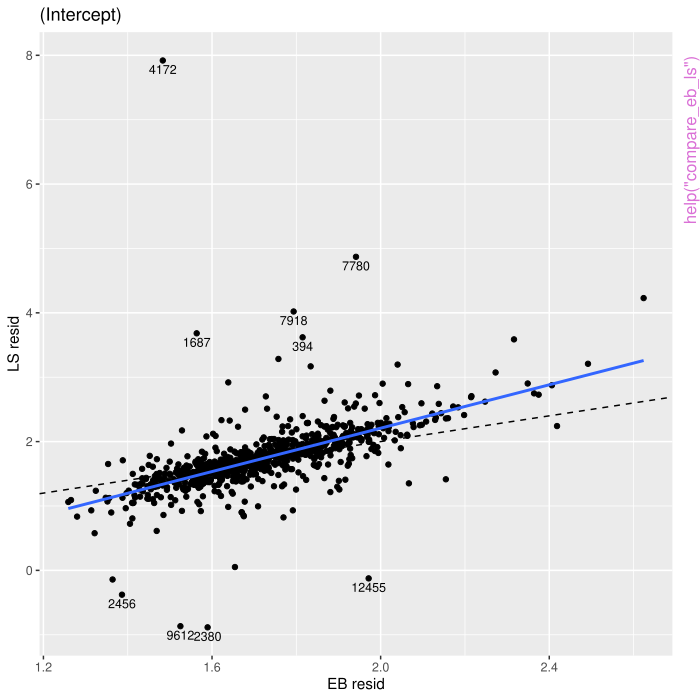

Recreate this plot in R.
pkgname <- "HLMdiag"
source(file.path(R.home("share"), "R", "examples-header.R"))
options(warn = 1)
library('HLMdiag')

base::assign(".oldSearch", base::search(), pos = 'CheckExEnv')
base::assign(".old_wd", base::getwd(), pos = 'CheckExEnv')
cleanEx()
nameEx("HLMresid.mer")
### * HLMresid.mer

flush(stderr()); flush(stdout())

### Name: HLMresid.default
### Title: Calculating residuals from HLMs
### Aliases: HLMresid.default HLMresid.mer HLMresid HLMresid.lmerMod
### Keywords: models regression

### ** Examples

## Not run: 
##D data(sleepstudy, package = "lme4")
##D fm1 <- lme4::lmer(Reaction ~ Days + (Days|Subject), sleepstudy)
##D 
##D # level-1 residuals
##D all.equal(HLMresid(object = fm1, level = 1, type = "EB"), resid(fm1)) ## EB
##D r1LS <- HLMresid(object = fm1, level = 1, type = "LS") ## raw LS resids
##D head(r1LS)
##D r1LS.std <- HLMresid(object = fm1, level = 1, type = "LS", standardize = TRUE) ## std. LS resids
##D head(r1LS.std)
##D 
##D # level-2 residuals
##D all.equal(r2EB <- HLMresid(object = fm1, level = "Subject", type = "EB"), 
##D                            lme4::ranef(fm1)[["Subject"]])
##D r2EB.std <- HLMresid(object = fm1, level = "Subject", type = "EB", standardize = TRUE)
##D head(r2EB)
##D head(r2EB.std)
##D 
##D # marginal residuals
##D mr <- HLMresid(object = fm1, level = "marginal")
##D cholr <- HLMresid(object = fm1, level = "marginal", standardize = TRUE) # Cholesky residuals
## End(Not run)



cleanEx()
nameEx("adjust_lmList.formula")
### * adjust_lmList.formula

flush(stderr()); flush(stdout())

### Name: adjust_lmList.formula
### Title: Fitting Common Models via 'lm'
### Aliases: adjust_lmList.formula adjust_lmList
###   adjust_lmList,formula,data.frame-method
### Keywords: models regression

### ** Examples


data(Exam, package = 'mlmRev')
sepLM <- adjust_lmList(normexam ~ standLRT + sex + schgend | school, data = Exam)
confint(sepLM)




cleanEx()
nameEx("case_delete.mer")
### * case_delete.mer

flush(stderr()); flush(stdout())

### Name: case_delete.default
### Title: Case Deletion for 'mer'/'lmerMod' objects
### Aliases: case_delete.default case_delete.mer case_delete
###   case_delete.lmerMod case_delete.lme
### Keywords: models regression

### ** Examples

data(sleepstudy, package = 'lme4')
fm <- lme4::lmer(Reaction ~ Days + (Days|Subject), sleepstudy)

# Deleting every Subject
fmDel <- case_delete(model = fm, level = "Subject", type = "both")

# Deleting only subject 308
del308 <- case_delete(model = fm, level = "Subject", type = "both", delete = 308)

# Deleting a subset of subjects
delSubset <- case_delete(model = fm, level = "Subject", type = "both", delete = 308:310)




cleanEx()
nameEx("compare_eb_ls")
### * compare_eb_ls

flush(stderr()); flush(stdout())

### Name: compare_eb_ls
### Title: Visually comparing shrinkage and LS estimates
### Aliases: compare_eb_ls

### ** Examples


wages.fm1 <- lme4::lmer(lnw ~ exper + (exper | id), data = wages)
wages.sepLM <- adjust_lmList(lnw ~ exper | id, data = wages)
rancoef.eb <- coef(wages.fm1)$id
rancoef.ols <- coef(wages.sepLM)
compare_eb_ls(eb = rancoef.eb, ols = rancoef.ols, identify = 0.01)




cleanEx()
nameEx("cooks.distance")
### * cooks.distance

flush(stderr()); flush(stdout())

### Name: mdffits.default
### Title: Influence on fixed effects of HLMs
### Aliases: mdffits.default cooks.distance.mer cooks.distance
###   cooks.distance.lmerMod cooks.distance.lme mdffits.mer mdffits
###   mdffits.lmerMod mdffits.lme
### Keywords: models regression

### ** Examples

data(sleepstudy, package = 'lme4')
ss <- lme4::lmer(Reaction ~ Days + (Days | Subject), sleepstudy)

# Cook's distance for individual observations
ss.cd.lev1 <- cooks.distance(ss)

# Cook's distance for each Subject
ss.cd.subject <- cooks.distance(ss, level = "Subject")

## Not run: 
##D data(Exam, package = 'mlmRev')
##D fm <- lme4::lmer(normexam ~ standLRT * schavg + (standLRT | school), Exam)
##D 
##D # Cook's distance for individual observations
##D cd.lev1 <- cooks.distance(fm)
##D 
##D # Cook's distance for each school
##D cd.school <- cooks.distance(fm, level = "school")
##D 
##D # Cook's distance when school 1 is deleted
##D cd.school1 <- cooks.distance(fm, level = "school", delete = 1)
##D 
## End(Not run)


# MDFFITS  for individual observations
ss.m1 <- mdffits(ss)

# MDFFITS for each Subject
ss.m.subject <- mdffits(ss, level = "Subject")

## Not run: 
##D   
##D 
##D # MDFFITS  for individual observations
##D m1 <- mdffits(fm)
##D 
##D # MDFFITS for each school
##D m.school <- mdffits(fm, level = "school")
## End(Not run)



cleanEx()
nameEx("covratio")
### * covratio

flush(stderr()); flush(stdout())

### Name: covratio.default
### Title: Influence on precision of fixed effects in HLMs
### Aliases: covratio.default covtrace.default covratio.mer covratio
###   covratio.lmerMod covratio.lme covtrace.mer covtrace covtrace.lmerMod
###   covtrace.lme
### Keywords: models regression

### ** Examples


data(sleepstudy, package = 'lme4')
ss <- lme4::lmer(Reaction ~ Days + (Days | Subject), data = sleepstudy)

# covratio for individual observations
ss.cr1 <- covratio(ss)

# covratio for subject-level deletion
ss.cr2 <- covratio(ss, level = "Subject")

## Not run: 
##D ## A larger example
##D data(Exam, package = 'mlmRev')
##D fm <- lme4::lmer(normexam ~ standLRT * schavg + (standLRT | school), data = Exam)
##D 
##D # covratio for individual observations
##D cr1 <- covratio(fm)
##D 
##D # covratio for school-level deletion
##D cr2 <- covratio(fm, level = "school")
## End(Not run)

# covtrace for individual observations
ss.ct1 <- covtrace(ss)

# covtrace for subject-level deletion
ss.ct2 <- covtrace(ss, level = "Subject")

## Not run: 
##D ## Returning to the larger example
##D # covtrace for individual observations
##D ct1 <- covtrace(fm)
##D 
##D # covtrace for school-level deletion
##D ct2 <- covtrace(fm, level = "school")
## End(Not run)



cleanEx()
nameEx("diagnostics")
### * diagnostics

flush(stderr()); flush(stdout())

### Name: diagnostics
### Title: Calculating influence diagnostics for HLMs.
### Aliases: diagnostics cooks.distance.case_delete mdffits.case_delete
###   covtrace.case_delete covratio.case_delete rvc.case_delete
### Keywords: models regression

### ** Examples

## Not run: 
##D data(sleepstudy, package = 'lme4')
##D fm <- lme4::lmer(Reaction ~ Days + (Days | Subject), sleepstudy)
##D 
##D # Subject level deletion and diagnostics
##D subject.del  <- case_delete(model = fm, level = "Subject", type = "both")
##D subject.diag <- diagnostics(subject.del)
## End(Not run)



cleanEx()
nameEx("dotplot_diag")
### * dotplot_diag

flush(stderr()); flush(stdout())

### Name: dotplot_diag
### Title: Dot plots for influence diagnostics
### Aliases: dotplot_diag
### Keywords: hplot

### ** Examples

data(sleepstudy, package = 'lme4')
fm <- lme4::lmer(Reaction ~ Days + (Days | Subject), sleepstudy)

#Observation level deletion and diagnostics
obs.infl <- hlm_influence(fm, level = 1)

dotplot_diag(x = obs.infl$cooksd, cutoff = "internal", name = "cooks.distance", modify = FALSE)

dotplot_diag(x = obs.infl$mdffits, cutoff = "internal", name = "cooks.distance", modify = FALSE)

# Subject level deletion and diagnostics
subject.infl  <- hlm_influence(fm, level = "Subject")

dotplot_diag(x = subject.infl$cooksd, cutoff = "internal",
             name = "cooks.distance", modify = FALSE)
             
dotplot_diag(x = subject.infl$mdffits, cutoff = "internal", name = "mdffits", modify = "dotplot")



cleanEx()
nameEx("hlm_resid.lmerMod")
### * hlm_resid.lmerMod

flush(stderr()); flush(stdout())

### Name: hlm_resid.default
### Title: Calculating residuals from HLMs
### Aliases: hlm_resid.default hlm_resid.lmerMod hlm_resid hlm_resid.lme
### Keywords: models regression

### ** Examples

data(sleepstudy, package = "lme4")
fm.lmer <- lme4::lmer(Reaction ~ Days + (Days|Subject), sleepstudy)
fm.lme <- nlme::lme(Reaction ~ Days, random = ~Days|Subject, sleepstudy)

# level-1 and marginal residuals
fm.lmer.res1 <- hlm_resid(fm.lmer) ## raw level-1 and mar resids
fm.lmer.res1
fm.lme.std1 <- hlm_resid(fm.lme, standardize = TRUE) ## std level-1 and mar resids
fm.lme.std1

# level-2 residuals
fm.lmer.res2 <- hlm_resid(fm.lmer, level = "Subject") ## level-2 ranefs
fm.lmer.res2
fm.lme.res2 <- hlm_resid(fm.lme, level = "Subject", include.ls = FALSE) ##level-2 ranef, no LS
fm.lme.res2



cleanEx()
nameEx("leverage.mer")
### * leverage.mer

flush(stderr()); flush(stdout())

### Name: leverage.default
### Title: Leverage for HLMs
### Aliases: leverage.default leverage.mer leverage leverage.lmerMod
###   leverage.lme
### Keywords: models regression

### ** Examples

data(sleepstudy, package = 'lme4')
fm <- lme4::lmer(Reaction ~ Days + (Days | Subject), sleepstudy)

# Observation level leverage
lev1 <- leverage(fm, level = 1)
head(lev1)

# Group level leverage
lev2 <- leverage(fm, level = "Subject")
head(lev2)



cleanEx()
nameEx("varcomp.mer")
### * varcomp.mer

flush(stderr()); flush(stdout())

### Name: varcomp.mer
### Title: Extracting variance components
### Aliases: varcomp.mer
### Keywords: models regression

### ** Examples

data(sleepstudy, package = "lme4") 
fm1 <- lme4::lmer(Reaction ~ Days + (Days|Subject), sleepstudy)
varcomp.mer(fm1)



cleanEx()
nameEx("wages")
### * wages

flush(stderr()); flush(stdout())

### Name: wages
### Title: Wages for male high school dropouts
### Aliases: wages
### Keywords: datasets

### ** Examples

str(wages)
summary(wages)

## Not run: 
##D library(lme4)
##D lmer(lnw ~ exper + (exper | id), data = wages)
## End(Not run)



### * <FOOTER>
###
cleanEx()
options(digits = 7L)
base::cat("Time elapsed: ", proc.time() - base::get("ptime", pos = 'CheckExEnv'),"\n")
grDevices::dev.off()
###
### Local variables: ***
### mode: outline-minor ***
### outline-regexp: "\\(> \\)?### [*]+" ***
### End: ***
quit('no')
